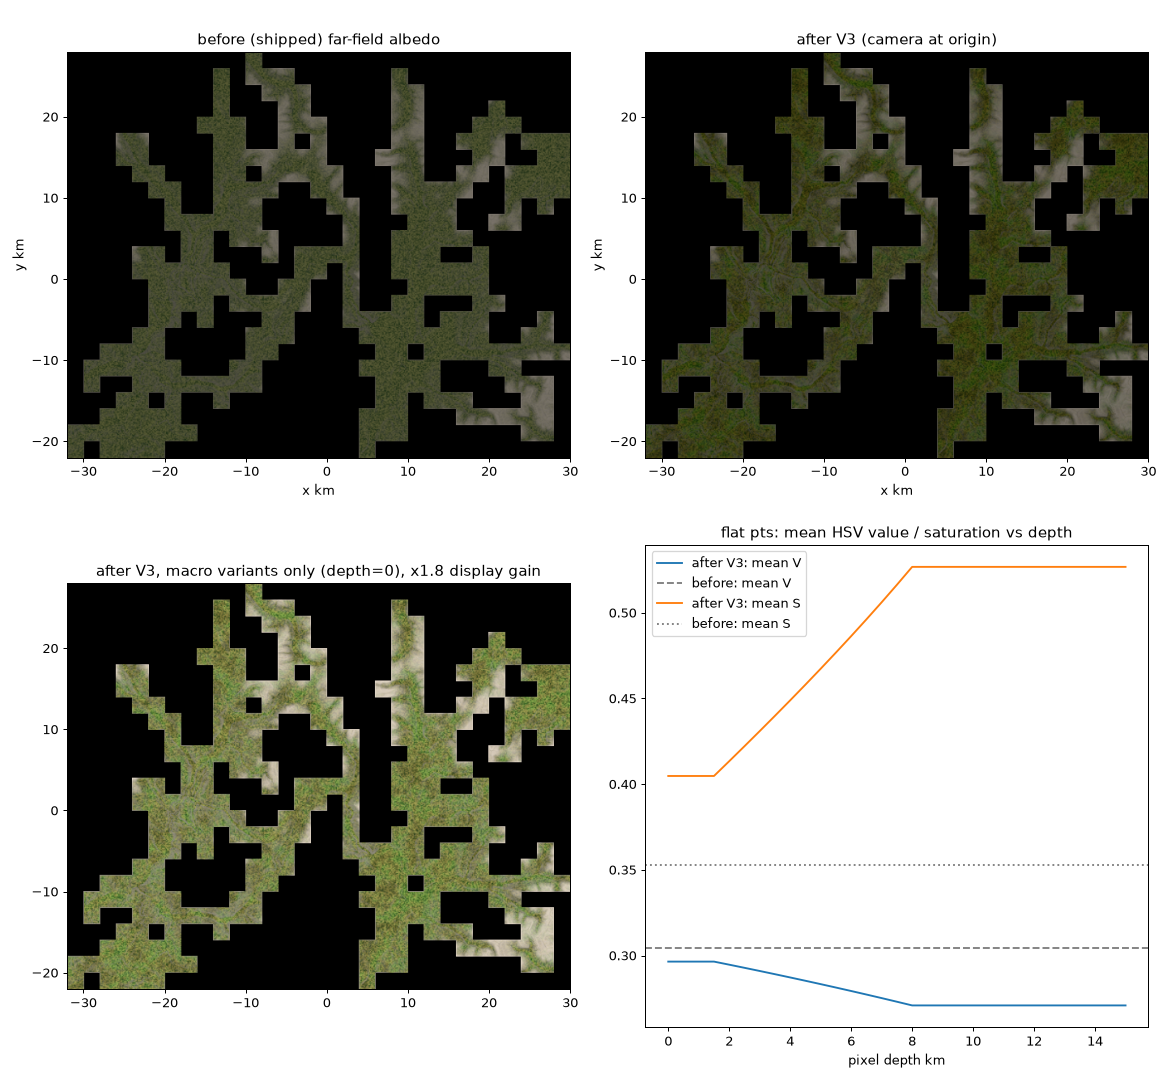

Here is the Python script that generated this plot:
"""V3 offline check (next steps.md §7.36): reproduce M_GroundStylized's
FAR-FIELD albedo (textures -> their linear mip-average, which is what far
mips converge to) before/after the V3 macro-variation + distance shaping,
over the real summit_county coarse terrain tiles (100 m grid).

Material constants are parsed straight out of unreal/apply_ground_material.py
(no duplication); vertex tint is a port of AODTerrainManager::ApplyBiomeTint
for OFF-CORRIDOR vertices (default DeciduousForest tint - V1 not landed, so
background hills get no biome sample; road-verge term omitted). Snow is
omitted (summer; item 6 proved it a no-op on the pale hills).
Camera for the map/stats: area origin, 2 m above ground there.

Run from repo root:  python scratchpad/verify_v3_ground_macro.py
"""
import ast
import glob
import re
import sys
from pathlib import Path

import numpy as np
import matplotlib
matplotlib.use("Agg")
import matplotlib.pyplot as plt
from matplotlib.colors import rgb_to_hsv
from PIL import Image

ROOT = Path(__file__).resolve().parent.parent
sys.path.insert(0, str(ROOT / "pipeline"))
sys.path.insert(0, str(ROOT / "scratchpad"))
from bin_tile_io import parse_terrain_tile_bin
from shader_noise_common import value_noise as wrapped_value_noise
from test_areas import AREA_NAME, ORIGIN_HEIGHT_M

OUT = ROOT / "scratchpad"

# ---- constants from the material script itself
src = (ROOT / "unreal/apply_ground_material.py").read_text()
C = {}
for m in re.finditer(r"^([A-Z_]+) = (.+?)(?:\s+#.*)?$", src, re.M):
    try:
        C[m.group(1)] = ast.literal_eval(m.group(2))
    except Exception:
        pass
C["TREELINE_LOW_CM"] = (C["TREELINE_LOW_M"] - ORIGIN_HEIGHT_M) * 100.0
C["TREELINE_HIGH_CM"] = (C["TREELINE_HIGH_M"] - ORIGIN_HEIGHT_M) * 100.0

# ---- texture linear means (sRGB-imported albedo -> linear, far-mip average)
def s2l(c):
    return np.where(c <= 0.04045, c / 12.92, ((c + 0.055) / 1.055) ** 2.4)

def l2s(c):
    c = np.clip(c, 0, 1)
    return np.where(c <= 0.0031308, c * 12.92, 1.055 * c ** (1 / 2.4) - 0.055)

TEX = {}
LAYERS = {"grass": "Grass001", "forest": "Ground068", "dirt": "Ground037", "rock": "Rock030", "scree": "Gravel030"}
for k, aid in LAYERS.items():
    im = np.asarray(Image.open(ROOT / f"content_src/textures/ground/{aid}/{aid}_2K-PNG_Color.png")
                    .convert("RGB").reduce(8), np.float64) / 255.0
    TEX[k] = s2l(im).reshape(-1, 3).mean(0)

UE_DESAT = np.array([0.3, 0.59, 0.11])  # MaterialExpressionDesaturation default LuminanceFactors

# ---- terrain grid from coarse tiles
pts = []
for f in glob.glob(str(ROOT / f"OpenDriveUE/Content/OpenDrive/Masks/terrain_coarse_{AREA_NAME}_test_tile_*.bin")):
    t = parse_terrain_tile_bin(Path(f))
    pts.append(np.array(t["verts"]).reshape(-1, 3))
pts = np.concatenate(pts)
STEP = 10000.0  # 100 m
ix = np.round(pts[:, 0] / STEP).astype(int)
iy = np.round(pts[:, 1] / STEP).astype(int)
ix0, iy0 = ix.min(), iy.min()
H = np.full((iy.max() - iy0 + 1, ix.max() - ix0 + 1), np.nan)
H[iy - iy0, ix - ix0] = pts[:, 2]
valid = ~np.isnan(H)
Hf = np.where(valid, H, np.nanmean(H))
gy, gx = np.gradient(Hf, STEP)
slope_dot = 1.0 / np.sqrt(1 + gx ** 2 + gy ** 2)
X = (np.arange(H.shape[1]) + ix0) * STEP
Y = (np.arange(H.shape[0]) + iy0) * STEP
X, Y = np.meshgrid(X, Y)
Z = Hf

# ---- vertex tint (ApplyBiomeTint, off-corridor path)
def hash_lattice(x, y, seed):
    h = (x.astype(np.uint32) * np.uint32(374761393) + y.astype(np.uint32) * np.uint32(668265263)
         + np.uint32((seed * 2246822519) & 0xFFFFFFFF)).astype(np.uint32)
    h = ((h ^ (h >> np.uint32(13))) * np.uint32(1274126177)).astype(np.uint32)
    h ^= h >> np.uint32(16)
    return (h & np.uint32(0xFFFFFF)).astype(np.float64) / float(0xFFFFFF)

def cpp_value_noise(x, y, scale, seed):
    gx_, gy_ = x / scale, y / scale
    i, j = np.floor(gx_).astype(np.int64), np.floor(gy_).astype(np.int64)
    fx, fy = gx_ - i, gy_ - j
    sx, sy = fx * fx * (3 - 2 * fx), fy * fy * (3 - 2 * fy)
    i, j = i.astype(np.int32).astype(np.uint32), j.astype(np.int32).astype(np.uint32)
    v00, v10 = hash_lattice(i, j, seed), hash_lattice(i + np.uint32(1), j, seed)
    v01, v11 = hash_lattice(i, j + np.uint32(1), seed), hash_lattice(i + np.uint32(1), j + np.uint32(1), seed)
    return (v00 * (1 - sx) + v10 * sx) * (1 - sy) + (v01 * (1 - sx) + v11 * sx) * sy

def vertex_tint():
    tint = np.array([0.06, 0.16, 0.05])
    et = np.clip((Z - -8530.0) / (68000.0 - -8530.0), 0, 1)[..., None]
    es = et * et * (3 - 2 * et)
    low = tint + (np.array([0.02, 0.10, 0.02]) - tint) * 0.45
    high = tint + (np.array([0.40, 0.40, 0.40]) - tint) * 0.55
    t = low + (high - low) * es
    n = np.clip(0.4 * cpp_value_noise(X, Y, 5000.0, 1) + 0.6 * cpp_value_noise(X, Y, 20000.0, 2), 0, 1)[..., None]
    t = t + (t * np.array([1.25, 1.05, 0.75]) - t) * n * 0.35
    return np.round(np.clip(t, 0, 1) * 255) / 255  # QuantizeRound / ReinterpretAsLinear

VT = vertex_tint()

def lerp(a, b, t):
    return a + (b - a) * t

def albedo(depth_cm, v3):
    luma = VT @ np.array([0.2126, 0.7152, 0.0722])
    fw = np.clip((0.16 - luma) / (0.16 - 0.075), 0, 1)[..., None]
    veg = lerp((TEX["grass"] @ UE_DESAT) * 2 * VT, (TEX["forest"] @ UE_DESAT) * 2 * VT, fw)
    patch = wrapped_value_noise(X, Y, C["MACRO_NOISE_SCALE_CM"])[..., None]
    veg = lerp(veg, TEX["dirt"], patch * C["DIRT_PATCH_STRENGTH"])
    if v3:
        fine = wrapped_value_noise(X, Y, C["MACRO_FINE_SCALE_CM"], seed_offset=(13.0, 57.0))
        coarse = wrapped_value_noise(X, Y, C["MACRO_COARSE_SCALE_CM"], seed_offset=(71.0, 29.0))
        m = np.clip((lerp(fine, coarse, C["MACRO_COARSE_WEIGHT"]) - 0.5) * C["MACRO_CONTRAST"] + 0.5, 0, 1)
        lo, hi = np.clip(m * 2, 0, 1)[..., None], np.clip(m * 2 - 1, 0, 1)[..., None]
        mul = lerp(lerp(np.array(C["MACRO_GREEN_MUL"]), np.array(C["MACRO_DRY_MUL"]), lo),
                   np.array(C["MACRO_DIRT_MUL"]), hi)
        veg = veg * mul
        far = np.clip((depth_cm - C["FAR_START_CM"]) / (C["FAR_END_CM"] - C["FAR_START_CM"]), 0, 1)[..., None]
        grey = (veg @ UE_DESAT)[..., None]
        veg = lerp(grey, veg, 1 + far * C["FAR_SAT_BOOST"]) * (1 - far * C["FAR_DARKEN"])
    tt = np.clip((Z - C["TREELINE_LOW_CM"]) / (C["TREELINE_HIGH_CM"] - C["TREELINE_LOW_CM"]), 0, 1)[..., None]
    scree = TEX["scree"] * np.array([0.78, 0.72, 0.62])
    veg = lerp(veg, scree, tt * C["ALPINE_BARE_MAX_BLEND"])
    steep = lerp(TEX["rock"], scree, tt)
    flat_w = (slope_dot ** C["SLOPE_SOFTNESS"])[..., None]
    return lerp(steep, veg, flat_w), flat_w[..., 0]

def stats(rgb_lin, mask):
    hsv = rgb_to_hsv(l2s(rgb_lin))[mask]
    ang = hsv[:, 0] * 2 * np.pi
    R = np.hypot(np.cos(ang).mean(), np.sin(ang).mean())
    return dict(hue_circ_std_deg=np.degrees(np.sqrt(-2 * np.log(R))), sat_mean=hsv[:, 1].mean(),
                sat_std=hsv[:, 1].std(), val_mean=hsv[:, 2].mean(), val_std=hsv[:, 2].std(),
                min_lin=float(rgb_lin[mask].min()))

cam_z = Hf[np.unravel_index(np.argmin(X ** 2 + Y ** 2), X.shape)] + 200.0
depth = np.sqrt(X ** 2 + Y ** 2 + (Z - cam_z) ** 2)
before, flat_w = albedo(depth, False)
after, _ = albedo(depth, True)
flat = valid & (flat_w > 0.5)
far = flat & (depth > 300000)

lines = [f"area={AREA_NAME} grid={H.shape} 100 m, valid={valid.sum()}, flat(flat_w>0.5)={flat.sum()}, far(>3km)={far.sum()}",
         "texture linear means: " + ", ".join(f"{k}={np.round(v, 4).tolist()}" for k, v in TEX.items()),
         "V3 constants: " + ", ".join(f"{k}={C[k]}" for k in C if k.startswith(("MACRO_", "FAR_")))]
a0, _ = albedo(np.zeros_like(depth), True)
sb0, sa0 = stats(before, flat), stats(a0, flat)
lines.append("[all flat, macro only, depth=0] before: " + " ".join(f"{k}={v:.4f}" for k, v in sb0.items()))
lines.append("[all flat, macro only, depth=0] after : " + " ".join(f"{k}={v:.4f}" for k, v in sa0.items()))
for name, mask in (("all flat", flat), ("far flat >3km", far)):
    sb, sa = stats(before, mask), stats(after, mask)
    lines.append(f"[{name}] before: " + " ".join(f"{k}={v:.4f}" for k, v in sb.items()))
    lines.append(f"[{name}] after : " + " ".join(f"{k}={v:.4f}" for k, v in sa.items()))
    mb, ma = l2s(before[mask].mean(0)) * 255, l2s(after[mask].mean(0)) * 255
    lines.append(f"[{name}] mean albedo sRGB8 before={np.round(mb).tolist()} after={np.round(ma).tolist()}")

# mean value vs distance: every flat point evaluated as if seen at depth d
ds = np.linspace(0, 1500000, 31)
vb = rgb_to_hsv(l2s(before[flat]))[:, 2].mean()
va, sa_ = [], []
for d in ds:
    a, _ = albedo(np.full_like(depth, d), True)
    h = rgb_to_hsv(l2s(a[flat]))
    va.append(h[:, 2].mean()); sa_.append(h[:, 1].mean())
sb_ = rgb_to_hsv(l2s(before[flat]))[:, 1].mean()
lines.append("mean V (sRGB) vs depth, flat pts: before (depth-independent)=%.4f" % vb)
for d, v, s in zip(ds[::5], va[::5], sa_[::5]):
    lines.append(f"  d={d / 100000:5.1f} km  after V={v:.4f} ({(v / vb - 1) * 100:+.1f}%)  S={s:.4f} (before {sb_:.4f})")
log = "\n".join(lines)
print(log)
(OUT / "verify_v3_ground_macro.log").write_text(log + "\n")

fig, ax = plt.subplots(2, 2, figsize=(13, 12))
ext = [X.min() / 1e5, X.max() / 1e5, Y.min() / 1e5, Y.max() / 1e5]
for a_, img, title in ((ax[0, 0], before, "before (shipped) far-field albedo"),
                       (ax[0, 1], after, "after V3 (camera at origin)")):
    a_.imshow(np.where(valid[..., None], l2s(before if img is before else after), 0), origin="lower", extent=ext)
    a_.set_title(title); a_.set_xlabel("x km"); a_.set_ylabel("y km")
ax[1, 0].imshow(np.where(valid[..., None], np.clip(l2s(a0) * 1.8, 0, 1), 0), origin="lower", extent=ext)
ax[1, 0].set_title("after V3, macro variants only (depth=0), x1.8 display gain")
ax[1, 1].plot(ds / 1e5, va, label="after V3: mean V")
ax[1, 1].axhline(vb, color="gray", ls="--", label="before: mean V")
ax[1, 1].plot(ds / 1e5, sa_, label="after V3: mean S")
ax[1, 1].axhline(sb_, color="gray", ls=":", label="before: mean S")
ax[1, 1].set_xlabel("pixel depth km"); ax[1, 1].set_title("flat pts: mean HSV value / saturation vs depth")
ax[1, 1].legend()
plt.tight_layout()
plt.savefig(OUT / "verify_v3_ground_macro.png", dpi=90)
print("wrote", OUT / "verify_v3_ground_macro.png")
